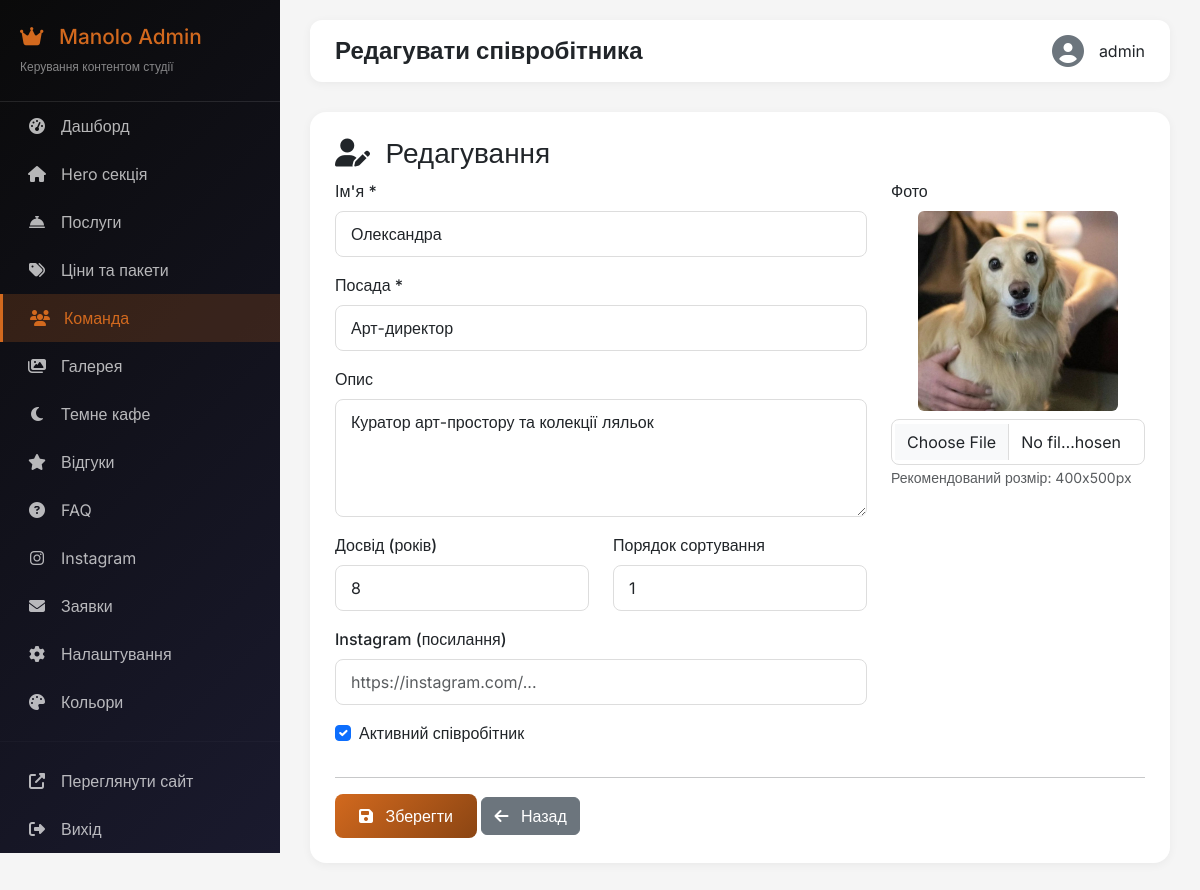
The page /admin/team/edit/1 (signed in) on the database its author committed.
### app.py (models this page shows)
class TeamMember(db.Model):
    __tablename__ = 'team_members'
    id = db.Column(db.Integer, primary_key=True)
    name = db.Column(db.String(100), nullable=False)
    role = db.Column(db.String(100), nullable=False)
    description = db.Column(db.Text)
    image = db.Column(db.String(200))
    experience = db.Column(db.Integer)
    social_instagram = db.Column(db.String(200))
    social_facebook = db.Column(db.String(200))
    order = db.Column(db.Integer, default=0)
    is_active = db.Column(db.Boolean, default=True)

### app.py (the view, shortened to what this page needs)
@app.route('/admin/team/add', methods=['GET', 'POST'])
@app.route('/admin/team/edit/<int:id>', methods=['GET', 'POST'])
@login_required
def admin_team_edit(id=None):
    member = TeamMember.query.get(id) if id else TeamMember()
    return render_template('admin/team_edit.html', member=member)

### app.py (called while the page is built)
def login_required(f):
    @wraps(f)
    def decorated_function(*args, **kwargs):
        if not session.get('admin_logged_in'):
            flash('Будь ласка, увійдіть в адмін-панель', 'warning')
            return redirect(url_for('admin_login'))
        return f(*args, **kwargs)
    return decorated_function

### templates/admin/team_edit.html
{% extends "admin/layout.html" %}
{% block title %}{{ 'Редагувати' if member.id else 'Додати' }} співробітника{% endblock %}
{% block content %}
<div class="admin-card">
    <h3><i class="fas fa-user-edit me-2"></i> {{ 'Редагування' if member.id else 'Новий співробітник' }}</h3>
    <form method="POST" enctype="multipart/form-data">
        <div class="row">
            <div class="col-md-8">
                <div class="mb-3">
                    <label class="form-label">Ім'я *</label>
                    <input type="text" name="name" class="form-control" value="{{ member.name or '' }}" required>
                </div>
                <div class="mb-3">
                    <label class="form-label">Посада *</label>
                    <input type="text" name="role" class="form-control" value="{{ member.role or '' }}" required>
                </div>
                <div class="mb-3">
                    <label class="form-label">Опис</label>
                    <textarea name="description" class="form-control" rows="4">{{ member.description or '' }}</textarea>
                </div>
                <div class="row">
                    <div class="col-md-6">
                        <div class="mb-3">
                            <label class="form-label">Досвід (років)</label>
                            <input type="number" name="experience" class="form-control" value="{{ member.experience or '' }}">
                        </div>
                    </div>
                    <div class="col-md-6">
                        <div class="mb-3">
                            <label class="form-label">Порядок сортування</label>
                            <input type="number" name="order" class="form-control" value="{{ member.order or 0 }}">
                        </div>
                    </div>
                </div>
                <div class="mb-3">
                    <label class="form-label">Instagram (посилання)</label>
                    <input type="url" name="social_instagram" class="form-control" value="{{ member.social_instagram or '' }}" placeholder="https://instagram.com/...">
                </div>
                <div class="mb-3 form-check">
                    <input type="checkbox" name="is_active" class="form-check-input" id="is_active" {% if member.is_active %}checked{% endif %}>
                    <label class="form-check-label" for="is_active">Активний співробітник</label>
                </div>
            </div>
            <div class="col-md-4">
                <div class="mb-3">
                    <label class="form-label">Фото</label>
                    {% if member.image %}
                    <div class="mb-2 text-center">
                        <img src="{{ url_for('static', filename=member.image) }}" class="img-fluid rounded" style="max-height: 200px;">
                    </div>
                    {% endif %}
                    <input type="file" name="image" class="form-control" accept="image/*">
                    <small class="text-muted">Рекомендований розмір: 400x500px</small>
                </div>
            </div>
        </div>
        <hr>
        <div class="mt-3">
            <button type="submit" class="btn btn-primary">
                <i class="fas fa-save me-2"></i> Зберегти
            </button>
            <a href="{{ url_for('admin_team') }}" class="btn btn-secondary">
                <i class="fas fa-arrow-left me-2"></i> Назад
            </a>
        </div>
    </form>
</div>
{% endblock %}

### templates/admin/layout.html (style rules this page uses)
* { margin: 0; padding: 0; box-sizing: border-box; }
body { font-family: 'Inter', sans-serif; background: #f5f5f5; }
.admin-card { background: white; border-radius: 16px; padding: 25px; margin-bottom: 25px; box-shadow: 0 2px 10px rgba(0,0,0,0.05); }
.btn-primary { background: linear-gradient(135deg, #D2691E, #8B4513); border: none; padding: 10px 24px; border-radius: 8px; transition: all 0.3s; }
.form-label { font-weight: 500; margin-bottom: 8px; }
.form-control, .form-select { border-radius: 8px; border: 1px solid #ddd; padding: 10px 15px; }

### rows shown on the page
TeamMember: name "Олександра", role "Арт-директор", description "Куратор арт-простору та колекції ляльок", experience "8", order "1", is_active "☑", image (picture)

### other values the page prints
{{ 'Редагувати' if member.id else 'Додати' }} "Редагувати"
{{ session.get('admin_username', 'Admin') }} "admin"
{{ 'Редагування' if member.id else 'Новий співробітник' }} "Редагування"
